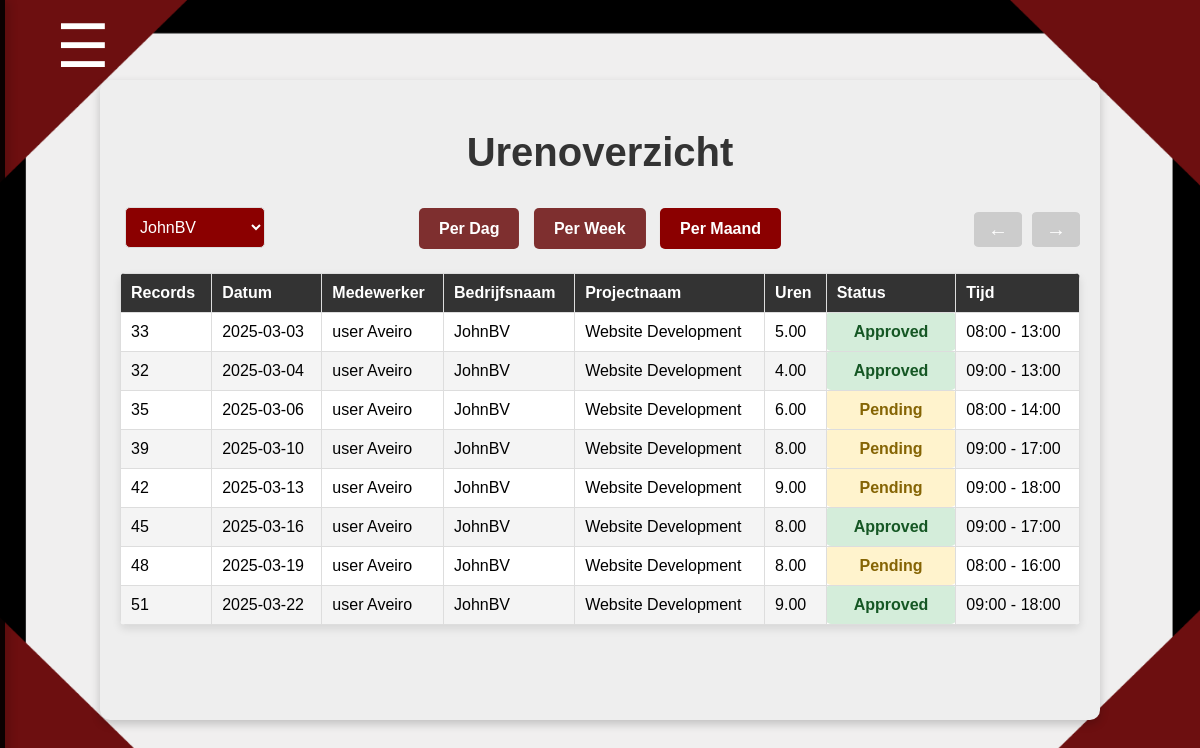
The page /gebruiker_uren.php?filter=month&bedrijfsnaam=JohnBV (signed in) on the database its author committed.
### tables this page shows
CREATE TABLE `hours` (
                         `hours_id` int(11) NOT NULL,
                         `user_id` int(11) NOT NULL DEFAULT 1,
                         `project_id` int(11) NOT NULL,
                         `date` date NOT NULL,
                         `start_hours` time NOT NULL,
                         `eind_hours` time NOT NULL,
                         `hours` decimal(4,2) NOT NULL CHECK (`hours` between 0 and 24),
                         `accord` enum('Pending','Approved','Rejected') NOT NULL DEFAULT 'Pending',
                         `contract_hours` decimal(6,2) DEFAULT NULL,
                         `beschrijving` varchar(255) DEFAULT NULL
);

CREATE TABLE `users` (
                         `user_id` int(11) NOT NULL,
                         `name` varchar(255) NOT NULL,
                         `achternaam` varchar(255) NOT NULL,
                         `email` varchar(255) NOT NULL,
                         `telefoon` varchar(50) NOT NULL,
                         `password` varchar(255) NOT NULL,
                         `role` varchar(50) NOT NULL DEFAULT 'user'
);

CREATE TABLE `klant` (
                         `klant_id` int(11) NOT NULL,
                         `voornaam` varchar(255) NOT NULL,
                         `achternaam` varchar(255) NOT NULL,
                         `password` varchar(255) NOT NULL,
                         `role` varchar(50) NOT NULL DEFAULT 'klant',
                         `email` varchar(255) NOT NULL,
                         `telefoon` varchar(50) NOT NULL,
                         `bedrijfnaam` varchar(255) NOT NULL DEFAULT ''
);

CREATE TABLE `project` (
                           `project_id` int(11) NOT NULL,
                           `project_naam` varchar(255) NOT NULL,
                           `klant_id` int(11) NOT NULL,
                           `user_id` int(11) NOT NULL,
                           `beschrijving` text NOT NULL
);

### gebruiker_uren.php (the view, shortened to what this page needs)
<?php
$user_id = $_SESSION['user_id'];
include 'db/conn.php';
$filter = $_GET['filter'] ?? 'day';
$selectedBedrijfsnaam = $_GET['bedrijfsnaam'] ?? '';
$today = date('Y-m-d');
$start_date = $today;
$end_date = $today;
switch ($filter) {
    case 'month':
        $start_date = date('Y-m-01');
        $end_date = date('Y-m-t');
        break;
}
$limit = 10;
$page = isset($_GET['page']) ? (int)$_GET['page'] : 1;
$page = max($page, 1);
$offset = ($page - 1) * $limit;
$sql = "
    SELECT h.hours_id, h.date, u.name, u.achternaam, h.hours, h.accord, h.start_hours, h.eind_hours,
           k.bedrijfnaam AS bedrijfsnaam, p.project_naam AS projectnaam
    FROM hours h
    JOIN users u ON h.user_id = u.user_id
    LEFT JOIN project p ON h.project_id = p.project_id
    LEFT JOIN klant k ON p.klant_id = k.klant_id
    WHERE h.user_id = :user_id AND h.date BETWEEN :start_date AND :end_date
";
if (!empty($selectedBedrijfsnaam)) {
    $sql .= " AND k.bedrijfnaam = :bedrijfsnaam";
}
$sql .= " ORDER BY h.date ASC LIMIT $limit OFFSET $offset";
$stmt = $pdo->prepare($sql);
$params = ['user_id' => $user_id, 'start_date' => $start_date, 'end_date' => $end_date];
if (!empty($selectedBedrijfsnaam)) {
    $params['bedrijfsnaam'] = $selectedBedrijfsnaam;
}
$stmt->execute($params);
$hoursData = $stmt->fetchAll(PDO::FETCH_ASSOC);
$sqlTotal = "
    SELECT COUNT(*) FROM hours h
    JOIN users u ON h.user_id = u.user_id
    LEFT JOIN project p ON h.project_id = p.project_id
    LEFT JOIN klant k ON p.klant_id = k.klant_id
    WHERE h.user_id = :user_id AND h.date BETWEEN :start_date AND :end_date
";
if (!empty($selectedBedrijfsnaam)) {
    $sqlTotal .= " AND k.bedrijfnaam = :bedrijfsnaam";
}
$stmtTotal = $pdo->prepare($sqlTotal);
$stmtTotal->execute($params);
$totalRecords = $stmtTotal->fetchColumn();
$totalPages = ceil($totalRecords / $limit);
$sqlBedrijven = "SELECT DISTINCT bedrijfnaam FROM klant ORDER BY bedrijfnaam ASC";
$stmtBedrijven = $pdo->prepare($sqlBedrijven);
$stmtBedrijven->execute();
$bedrijven = $stmtBedrijven->fetchAll(PDO::FETCH_COLUMN);
?>
<!DOCTYPE html>
<html lang="nl">
<head>
    <link rel="stylesheet" href="css/gebruikers_uren.css">
</head>
<body>
<?php include 'sidebar.php'; ?>
    <div class="container">
        <h1>Urenoverzicht</h1>
        <div class="filter-links">
            <a href="?filter=day&bedrijfsnaam=<?php echo urlencode($selectedBedrijfsnaam); ?>" class="<?php echo $filter === 'day' ? 'active' : ''; ?>">Per Dag</a>
            <a href="?filter=week&bedrijfsnaam=<?php echo urlencode($selectedBedrijfsnaam); ?>" class="<?php echo $filter === 'week' ? 'active' : ''; ?>">Per Week</a>
            <a href="?filter=month&bedrijfsnaam=<?php echo urlencode($selectedBedrijfsnaam); ?>" class="<?php echo $filter === 'month' ? 'active' : ''; ?>">Per Maand</a>
        </div>
        <div class="filters">
            <select id="bedrijfFilter" onchange="updateBedrijfFilter()">
                <?php
                foreach ($bedrijven as $bedrijf) {
                    $selected = ($bedrijf === $selectedBedrijfsnaam) ? 'selected' : '';
                    echo "<option value='$bedrijf' $selected>$bedrijf</option>";
                }
                ?>
            </select>
        </div>
        <table id="urenTabel">
            <thead>
                <tr>
                    <th>Records</th>
                    <th>Datum</th>
                    <th>Medewerker</th>
                    <th>Bedrijfsnaam</th>
                    <th>Projectnaam</th>
                    <th>Uren</th>
                    <th>Status</th>
                    <th>Tijd</th>
                </tr>
            </thead>
            <tbody>
                <div class="pagination">
                    <a href="?page=<?php echo max(1, $page - 1); ?>&filter=<?php echo urlencode($filter); ?>&bedrijfsnaam=<?php echo urlencode($selectedBedrijfsnaam); ?>" class="prev <?php echo ($page <= 1) ? 'disabled' : ''; ?>" <?php echo ($page <= 1) ? 'aria-disabled="true"' : ''; ?>>&#8592;</a>
                    <a href="?page=<?php echo min($totalPages, $page + 1); ?>&filter=<?php echo urlencode($filter); ?>&bedrijfsnaam=<?php echo urlencode($selectedBedrijfsnaam); ?>" class="next <?php echo ($page >= $totalPages) ? 'disabled' : ''; ?>" <?php echo ($page >= $totalPages) ? 'aria-disabled="true"' : ''; ?>>&#8594;</a>
                </div>
                <?php
                if (!empty($hoursData)) {
                    foreach ($hoursData as $row) {
                        echo "<tr>";
                        echo "<td>" . htmlspecialchars($row['hours_id']) . "</td>";
                        echo "<td>" . htmlspecialchars($row['date']) . "</td>";
                        echo "<td>" . htmlspecialchars($row['name']) . " " . htmlspecialchars($row['achternaam']) . "</td>";
                        echo "<td>" . htmlspecialchars($row['bedrijfsnaam'] ?? 'N/A') . "</td>";
                        echo "<td>" . htmlspecialchars($row['projectnaam'] ?? 'N/A') . "</td>";
                        echo "<td>" . htmlspecialchars($row['hours']) . "</td>";
                        echo "<td class='status " . strtolower(htmlspecialchars($row['accord'])) . "'>" . htmlspecialchars($row['accord']) . "</td>";
                        echo "<td>" . date('H:i', strtotime($row['start_hours'])) . " - " . date('H:i', strtotime($row['eind_hours'])) . "</td>";
                        echo "</tr>";
                    }
                } else {
                    echo "<tr><td colspan='8'>Geen gegevens gevonden voor deze periode</td></tr>";
                }
                ?>
            </tbody>
        </table>
    </div>
</body>
</html>

### css/gebruikers_uren.css (style rules this page uses)
body { font-family: Arial, sans-serif; margin: 0; padding: 0; background-image: url("../img/achtergrond(nieuw).png"); background-size: 100% 100%; height: 100vh; display: flex; justify-content: center; align-items: center; }
.container { position: relative; width: 80%; max-width: 1200px; margin: 20px auto; padding: 20px; background-color: #EEEEEE; border-radius: 10px; box-shadow: 0px 4px 10px rgba(0, 0, 0, 0.2); height: 600px; }
h1 { text-align: center; color: #333; margin-top: 30px; font-size: 2.5em; }
.filter-links { text-align: center; position: absolute; left: 50%; transform: translateX(-50%); top: 140px; }
.filter-links a { padding: 12px 20px; margin: 5px; text-decoration: none; color: #fff; background-color: rgba(99, 1, 1, 0.8); border-radius: 5px; transition: background-color 0.3s; font-weight: bold; }
.filter-links a:hover, .filter-links a.active { background: #8b0000; }
.filters { margin-bottom: 20px; }
.filters select, .filters input, .filters button { padding: 10px; margin: 5px; border: 1px solid #ddd; border-radius: 5px; font-size: 16px; background-color: #8b0000; color: white; transition: background-color 0.3s, color 0.3s; }
.filters select { padding: 10px; margin: 5px; border: 1px solid #ddd; border-radius: 5px; font-size: 16px; background-color: #8b0000; color: white; transition: background-color 0.3s, color 0.3s; }
.filters select option { color: white; }
table { width: 100%; border-collapse: collapse; background: white; box-shadow: 0px 4px 8px rgba(0, 0, 0, 0.1); border-radius: 5px; overflow: hidden; margin-top: 20px; }
th, td { padding: 10px; border: 1px solid #ddd; text-align: left; }
th { background: #333; color: white; font-weight: bold; }
tr:nth-child(even) { background: #f4f4f4; }
.status { font-weight: bold; text-align: center; padding: 5px 10px; border-radius: 5px; min-width: 100px; }
.status.approved { background-color: #d4edda; color: #155724; }
.status.pending { background-color: #fff3cd; color: #856404; }
.pagination { position: absolute; right: 15px; top: 122px; display: flex; justify-content: flex-end; align-items: center; }
.pagination a { padding: 6px 14px; text-decoration: none; background-color: #8b0000; color: white; margin: 10px 5px; font-size: 20px; display: inline-block; transition: background-color 0.3s; border-radius: 10%; text-align: center; }
.pagination a.disabled { background-color: #ccc; cursor: not-allowed; }

### rows shown on the page
hours: hours_id "33", date "2025-03-03", user.name "user", user.achternaam "Aveiro", klant.bedrijfnaam "JohnBV", project.project_naam "Website Development", hours "5.00", accord "Approved", start_hours "08:00", eind_hours "13:00"
hours: hours_id "32", date "2025-03-04", user.name "user", user.achternaam "Aveiro", klant.bedrijfnaam "JohnBV", project.project_naam "Website Development", hours "4.00", accord "Approved", start_hours "09:00", eind_hours "13:00"
hours: hours_id "35", date "2025-03-06", user.name "user", user.achternaam "Aveiro", klant.bedrijfnaam "JohnBV", project.project_naam "Website Development", hours "6.00", accord "Pending", start_hours "08:00", eind_hours "14:00"
hours: hours_id "39", date "2025-03-10", user.name "user", user.achternaam "Aveiro", klant.bedrijfnaam "JohnBV", project.project_naam "Website Development", hours "8.00", accord "Pending", start_hours "09:00", eind_hours "17:00"
hours: hours_id "42", date "2025-03-13", user.name "user", user.achternaam "Aveiro", klant.bedrijfnaam "JohnBV", project.project_naam "Website Development", hours "9.00", accord "Pending", start_hours "09:00", eind_hours "18:00"
hours: hours_id "45", date "2025-03-16", user.name "user", user.achternaam "Aveiro", klant.bedrijfnaam "JohnBV", project.project_naam "Website Development", hours "8.00", accord "Approved", start_hours "09:00", eind_hours "17:00"
hours: hours_id "48", date "2025-03-19", user.name "user", user.achternaam "Aveiro", klant.bedrijfnaam "JohnBV", project.project_naam "Website Development", hours "8.00", accord "Pending", start_hours "08:00", eind_hours "16:00"
hours: hours_id "51", date "2025-03-22", user.name "user", user.achternaam "Aveiro", klant.bedrijfnaam "JohnBV", project.project_naam "Website Development", hours "9.00", accord "Approved", start_hours "09:00", eind_hours "18:00"

### other values the page prints
form field value "JohnBV"
